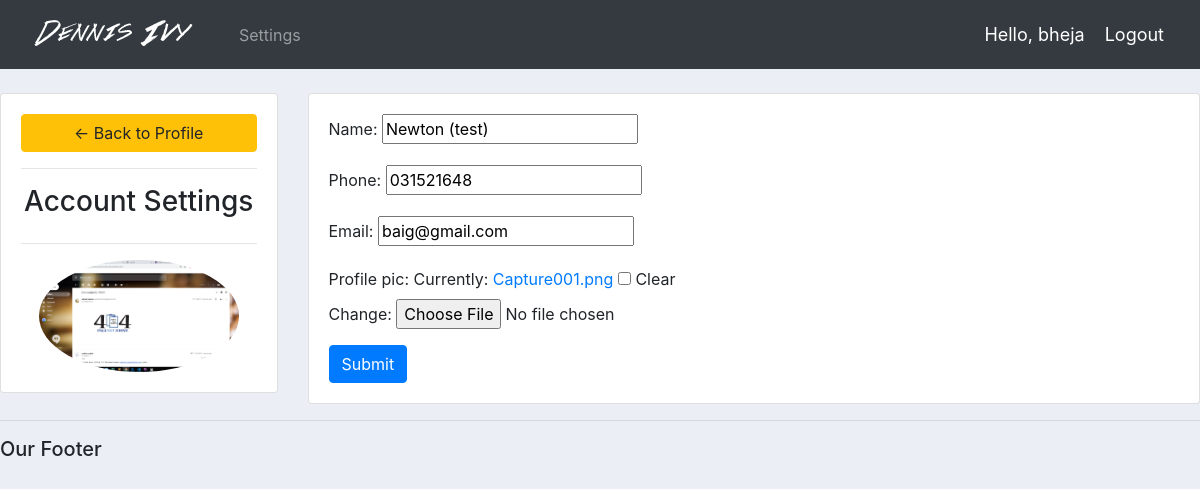
/account/ (signed in), run on the app's committed database.
### accounts/models.py (models this page shows, shortened)
class Customer(models.Model):
    user = models.OneToOneField(User, null=True, blank= True, on_delete=models.CASCADE)
    name = models.CharField(null = True, max_length=200)
    phone = models.CharField(max_length=200)
    email = models.CharField(max_length=200)
    profile_pic = models.ImageField(default = "profile1.pngs", null=True, blank = True)
    date_created = models.DateTimeField(auto_now_add=True,null=True)

### accounts/decorators.py (the view)
        def wrapper_func(request, *args, **kwargs):
            group= None
            if request.user.groups.exists():
                group = request.user.groups.all()[0].name
            if group in allowed_roles:
                return view_func(request, *args, **kwargs)
            else:
                return HttpResponse('You are not authorized to view this page')

### accounts/form.py
class CustomerForm(ModelForm):
    class Meta:
        model = Customer
        fields = '__all__'
        exclude = ['user']

### accounts/views.py (called while the page is built)
@login_required(login_url= 'login')
@allowed_users(allowed_roles=['customer'])
def accountSettings(request):
    user = request.user.customer
    form = CustomerForm(instance=user)
    if request.method == 'POST':
        form = CustomerForm(request.POST, request.FILES,instance= user)
        if form.is_valid():
            form.save()
    context ={'form':form}
    return render(request, 'account/account_setting.html',context)

### accounts/Templates/account/account_setting.html (shortened to what this page needs)
{%  extends 'account/main.html' %}
{% load static %}
{% block content %}
<br>
<div class="row">
	<div class="col-md-3">
		<div class="card card-body">
			<a class="btn btn-warning" href="{% url 'home' %}"> &#8592; Back to Profile</a>
			<hr>
			<h3 style="text-align: center">Account Settings</h3>
			<hr>
			<img class="profile-pic" src="{{request.user.customer.profile_pic.url}}" >
		</div>
	</div>
	<div class="col-md-9">
		<div class="card card-body">
			<form method="POST" action="" enctype="multipart/form-data">
				{{form.as_p}}
			<input class="btn btn-primary" type="submit" name="Update Information">
			</form>
		</div>
	</div>
</div>
{% endblock %}

### accounts/Templates/account/navbar.html (shortened to what this page needs)
{% load static %}
<nav class="navbar navbar-expand-lg navbar-dark bg-dark">
  <a class="navbar-brand" href="#"><img src="{% static 'images/logo.png' %}" alt="not found"> </a>
  <div class="collapse navbar-collapse" id="navbarNav">
    <ul class="navbar-nav">
    {% if request.user.is_staff %}
      <li class="nav-item active">
        <a class="nav-link" href="{% url 'home' %}">Dashboard</a>
      </li>
      <li class="nav-item">
        <a class="nav-link" href="{% url 'products' %}">Products</a>
      </li>
      {% else %}
       <li class="nav-item">
        <a class="nav-link" href="{% url 'account' %}">Settings</a>
      </li>
      {% endif %}
    </ul>
  </div>
  <span class="hello-msg" >Hello, {{ request.user }} </span>
  <span><a class="hello-msg" href="{% url 'logout' %}">Logout</a></span>
</nav>

### static/css/main.css (style rules this page uses)
body { background-color: #ebeff5; }

### accounts/Templates/account/navbar.html (style rules this page uses)
.hello-msg { font-size: 18px; color: #fff; margin-right: 20px; }

### accounts/Templates/account/account_setting.html (style rules this page uses)
.profile-pic { max-width: 200px; max-height:200px; margin: 0 auto; border-radius: 50%; }

### data on the page
Customer: name "Newton (test)", phone "031521648", email "baig@gmail.com"

### other printed values
{{ request.user }} "bheja"
